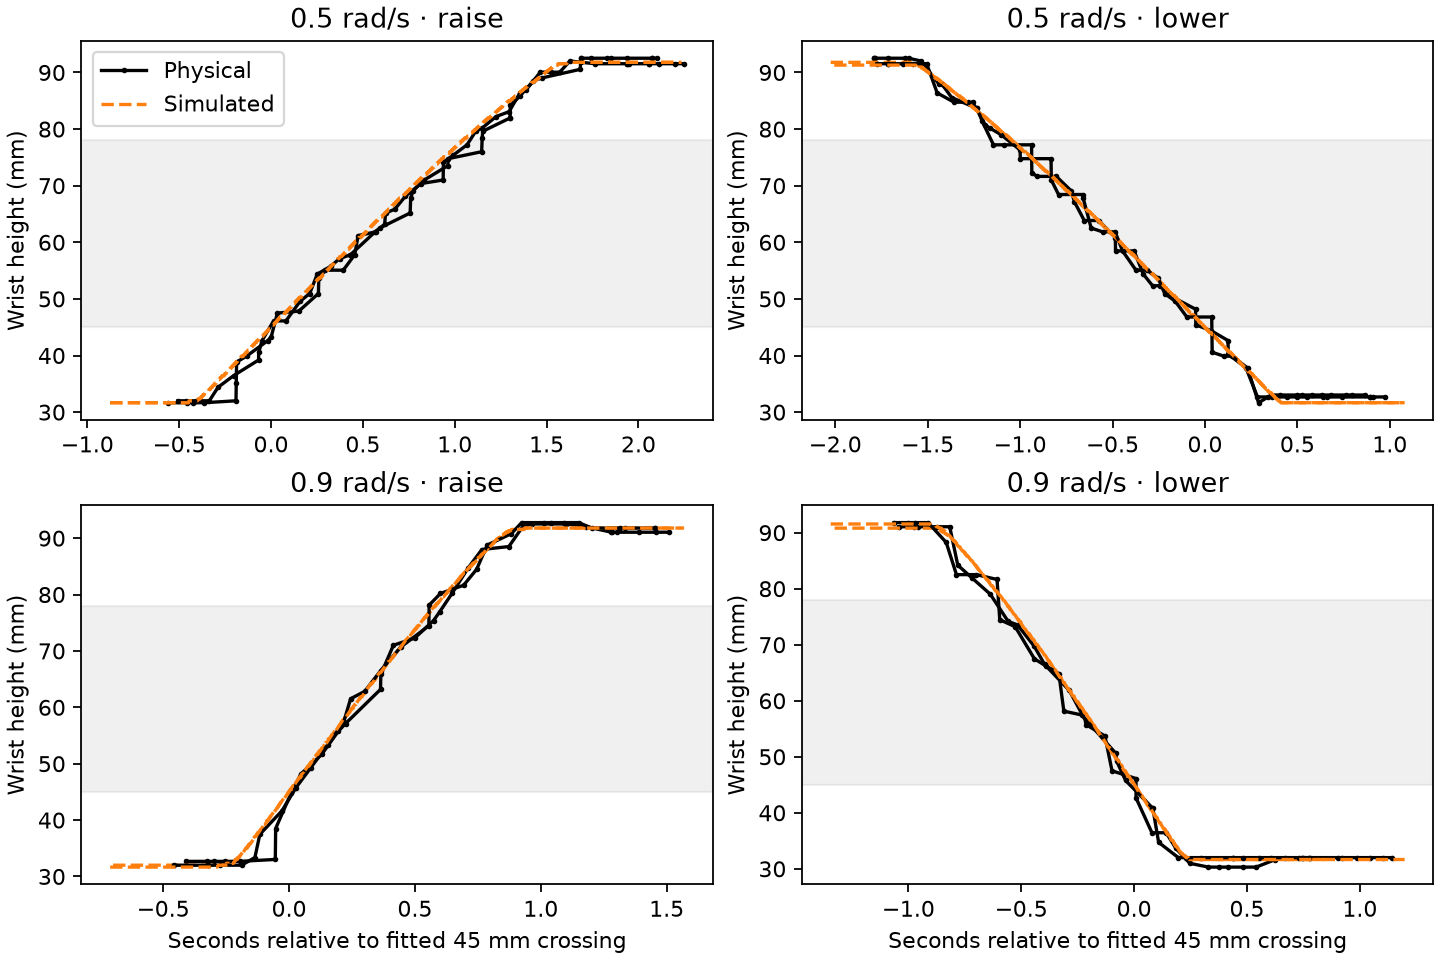

Write Python code to recreate this figure.
"""Compare the physical and simulated shoulder speeds at the same wrist heights."""
import csv
from pathlib import Path
import sys

import matplotlib.pyplot as plt
import numpy as np

here=Path(__file__).resolve().parent
sys.path.insert(0,str(here.parent))
from analyze import GyroReplay, params, recording, replay

values=dict(params.values(params.load(model="vector_2")),**replay.OPEN_TABLE)
states=np.genfromtxt(here/"states.csv",names=True,delimiter=",")
fig,axes=plt.subplots(2,2,figsize=(9,6),layout="constrained")
scores=[]


def profile(t,h):
    # A fixed central height band excludes acceleration and terminal settling.
    mask=(h>=45)&(h<=78)
    angles=np.arcsin((h[mask]-values["lift_base_position_mm"][2])/values["lift_arm_length_mm"])
    times=t[mask]
    slope,intercept=np.polyfit(times,angles,1)
    return slope,-intercept/slope,len(times)


for command in csv.DictReader((here/"commands.csv").read_text().splitlines()):
    t=states["receipt_s"]-float(command["start_s"])
    speed=float(command["speed_radps"])
    target=32+60*float(command["target"])
    pre=(t<0)&(t>-.3)
    stop=float(command["end_s"])-float(command["start_s"])+.35
    active=(t>=0)&(t<=stop)
    sim=GyroReplay(values=dict(values,lift_speed_default_radps=speed),
                   head_deg=np.degrees(np.median(states["head_rad"][pre])),
                   lift_mm=np.median(states["lift_mm"][pre]),noise_seed=0)
    run=replay._run(sim,recording.Segment("lift","lift",0,stop,target=target),.32)
    ts=(1+np.arange(len(run)))*sim.dt-.32
    model=np.array([s["lift_mm"] for s in run])
    hw,anchor,n=profile(t[active],states["lift_mm"][active])
    predicted,model_anchor,_=profile(ts,model)
    scores.append((command["cycle"],target,speed,hw,predicted,n))
    ax=axes[int(speed>.6),int(target<40)]
    labels=int(command["cycle"]) in (1,2)
    ax.plot(t[active]-anchor,states["lift_mm"][active],"k.-",ms=3,label="Physical" if labels else None)
    ax.plot(ts-model_anchor,model,"C1--",label="Simulated" if labels else None)
    ax.axhspan(45,78,color="gray",alpha=.06)
    ax.set(title=f"{speed} rad/s · {'lower' if target<40 else 'raise'}",ylabel="Wrist height (mm)")
for ax in axes[-1]:ax.set_xlabel("Seconds relative to fitted 45 mm crossing")
axes[0,0].legend()
fig.savefig(here/"speeds.png",dpi=160)
with (here/"speeds.csv").open("w") as f:
    w=csv.writer(f,lineterminator="\n")
    w.writerow("cycle target_mm cap_radps physical_radps simulated_radps physical_samples".split())
    w.writerows(scores)
for r in scores:print(r)

# Fit a cap multiplier on the first pair, then score actual model reruns.
import json
factor=np.mean([abs(s[3]/s[4]) for s in scores[:2]])
checks=[]
for session,group in [("New",scores[2:]),("Archive",[])]:
    if session=="Archive":
        events=list(map(json.loads,(here.parent/"repeat/slow3.jsonl").read_text().splitlines()))
        for c in events:
            if c.get("name")!="lift" or c.get("norm")!=1:
                continue
            q=[r for r in events if r["k"]=="s" and 0<=r["t"]-c["t"]<1.45]
            if max(r["lift"] for r in q)-min(r["lift"] for r in q)<40:
                continue
            hw,_,n=profile(np.array([r["t"]-c["t"] for r in q]),np.array([r["lift"] for r in q]))
            group.append((len(group)+1,32+60*c["norm"],1.5,hw,None,n))
    for cycle,target,speed,hw,base,n in group:
        result=[]
        for multiplier in (1.,factor):
            sim=GyroReplay(values=dict(values,lift_speed_default_radps=speed*multiplier),
                           lift_mm=92 if target==32 else 32,noise_seed=0)
            path=replay._run(sim,recording.Segment("lift","lift",0,3,target=target),.32)
            pred,_,_=profile(np.arange(len(path))*sim.dt,np.array([v["lift_mm"] for v in path]))
            result.append(pred)
        checks.append([session,cycle,speed,target,hw,*result])
for session in ("New","Archive"):
    r=np.array([row[4:] for row in checks if row[0]==session])
    print(session,len(r),"factor",factor,"RMSE",np.mean((r[:,1:]-r[:,0,None])**2,axis=0)**.5)
with (here/"transfer.csv").open("w") as f:
    w=csv.writer(f,lineterminator="\n")
    w.writerow("session cycle cap_radps target_mm physical_radps nominal_radps scaled_radps".split())
    w.writerows(checks)
